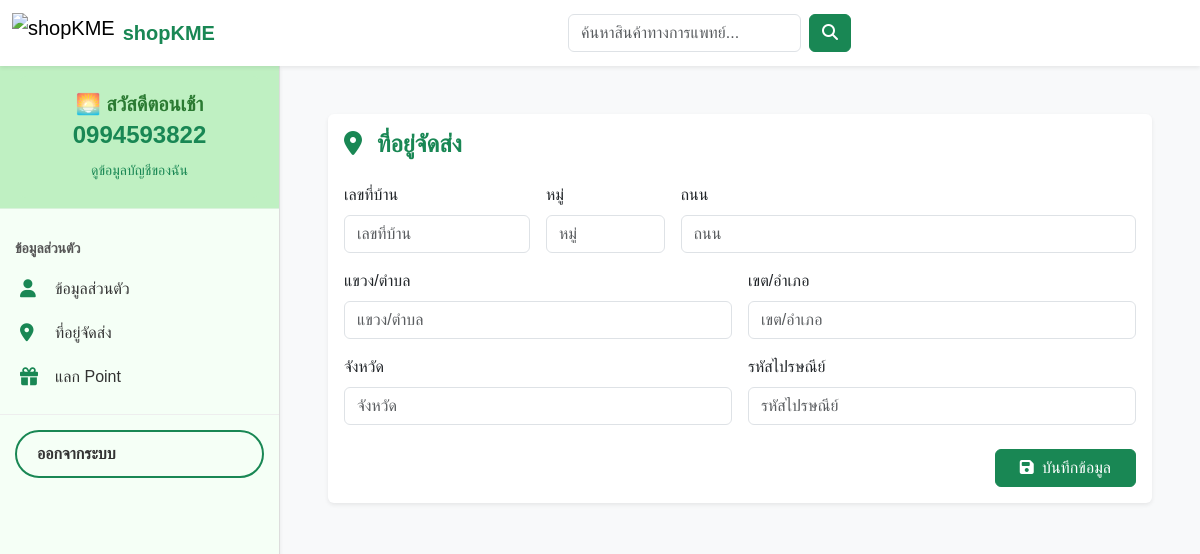
The app's page /account/address/ (signed in), older data.
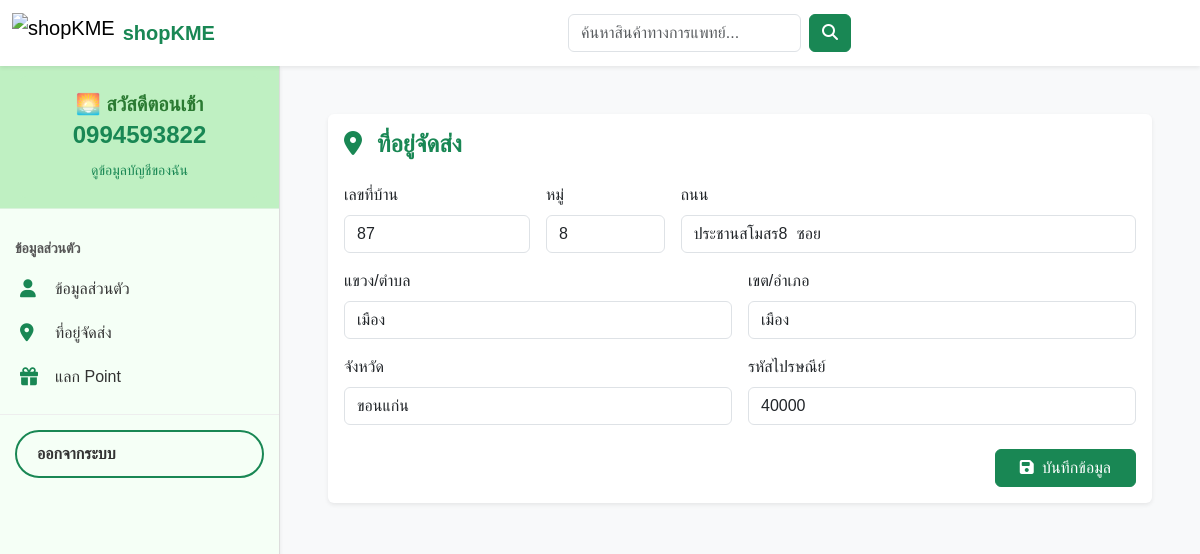
The same page, newer data.
### account/models.py (models this page shows, shortened)
class Profile(models.Model):
    TITLE_CHOICES = [
        ('นาย', 'นาย'),
        ('นาง', 'นาง'),
        ('นางสาว', 'นางสาว'),
        ('อื่นๆ', 'อื่นๆ'),
    ]
    GENDER_CHOICES = [
        ('ชาย', 'ชาย'),
        ('หญิง', 'หญิง'),
        ('อื่นๆ', 'อื่นๆ'),
    ]
    user = models.OneToOneField(User, on_delete=models.CASCADE)
    title = models.CharField(max_length=20, choices=TITLE_CHOICES, blank=True)
    gender = models.CharField(max_length=10, choices=GENDER_CHOICES, blank=True)
    phone = models.IntegerField(blank=True, null=True)
    points = models.PositiveIntegerField(default=0)
    house_no = models.CharField(max_length=50, blank=True)
    moo = models.CharField(max_length=10, blank=True)
    street = models.CharField(max_length=100, blank=True)
    subdistrict = models.CharField(max_length=100, blank=True)  # แขวง/ตำบล
    district = models.CharField(max_length=100, blank=True)     # เขต/อำเภอ
    province = models.CharField(max_length=100, blank=True)
    postal_code = models.CharField(max_length=10, blank=True)

### account/views.py (the view)
# urls.py: path('address/', views.address_view, name='address'),
@login_required
def address_view(request):
    profile, _ = Profile.objects.get_or_create(user=request.user)
    if request.method == "POST":
        form = ProfileAddressForm(request.POST, instance=profile)
        if form.is_valid():
            form.save()
            messages.success(request, "บันทึกที่อยู่เรียบร้อยแล้ว ✅")
            return redirect("account:address")  # ตั้งให้ชี้ชื่อ urlpattern ของหน้านี้
        else:
            messages.error(request, "กรุณาตรวจสอบข้อมูลที่กรอก")
    else:
        form = ProfileAddressForm(instance=profile)
    return render(request, "account/address_form.html", {"form": form, "profile": profile})

### account/forms.py (shortened to what this page needs)
class ProfileAddressForm(forms.ModelForm):
    class Meta:
        model = Profile
        fields = [
            "house_no",
            "moo",
            "street",
            "subdistrict",
            "district",
            "province",
            "postal_code",
        ]
        widgets = {
            "house_no": forms.TextInput(attrs={"class": "form-control", "placeholder": "เลขที่บ้าน"}),
            "moo": forms.TextInput(attrs={"class": "form-control", "placeholder": "หมู่"}),
            "street": forms.TextInput(attrs={"class": "form-control", "placeholder": "ถนน"}),
            "subdistrict": forms.TextInput(attrs={"class": "form-control", "placeholder": "แขวง/ตำบล"}),
            "district": forms.TextInput(attrs={"class": "form-control", "placeholder": "เขต/อำเภอ"}),
            "province": forms.TextInput(attrs={"class": "form-control", "placeholder": "จังหวัด"}),
            "postal_code": forms.TextInput(attrs={
                "class": "form-control",
                "placeholder": "รหัสไปรษณีย์",
                "inputmode": "numeric",
                "pattern": r"^[0-9]{5}$",  # ไทยส่วนใหญ่ 5 หลัก
            }),
        }

### templates/account/address_form.html (shortened to what this page needs)
{% extends 'base/base.html' %}
{% block content %}
<div class="container-fluid p-4 bg-light">
  <div class="card shadow-sm border-0">
    <div class="card-body">
      <h4 class="fw-bold mb-4 text-success">
        <i class="fa fa-map-marker-alt me-2"></i> ที่อยู่จัดส่ง
      </h4>
      <form method="post" novalidate>
        <div class="row g-3">
          <div class="col-md-3">
            <label class="form-label" for="{{ form.house_no.id_for_label }}">เลขที่บ้าน</label>
            {{ form.house_no }} {{ form.house_no.errors }}
          </div>
          <div class="col-md-2">
            <label class="form-label" for="{{ form.moo.id_for_label }}">หมู่</label>
            {{ form.moo }} {{ form.moo.errors }}
          </div>
          <div class="col-md-7">
            <label class="form-label" for="{{ form.street.id_for_label }}">ถนน</label>
            {{ form.street }} {{ form.street.errors }}
          </div>
          <div class="col-md-6">
            <label class="form-label" for="{{ form.subdistrict.id_for_label }}">แขวง/ตำบล</label>
            {{ form.subdistrict }} {{ form.subdistrict.errors }}
          </div>
          <div class="col-md-6">
            <label class="form-label" for="{{ form.district.id_for_label }}">เขต/อำเภอ</label>
            {{ form.district }} {{ form.district.errors }}
          </div>
          <div class="col-md-6">
            <label class="form-label" for="{{ form.province.id_for_label }}">จังหวัด</label>
            {{ form.province }} {{ form.province.errors }}
          </div>
          <div class="col-md-6">
            <label class="form-label" for="{{ form.postal_code.id_for_label }}">รหัสไปรษณีย์</label>
            {{ form.postal_code }} {{ form.postal_code.errors }}
          </div>
        </div>
        <div class="text-end mt-4">
          <button type="submit" class="btn btn-success px-4">
            <i class="fa fa-save me-1"></i> บันทึกข้อมูล
          </button>
        </div>
      </form>
    </div>
  </div>
</div>
{% endblock %}

Row changes from the older to the newer data that the page shows:
changed Profile: house_no (not shown) → "87"; moo (not shown) → "8"; street (not shown) → "ประชานสโมสร8 ซอย"; subdistrict (not shown) → "เมือง"; district (not shown) → "เมือง"; province (not shown) → "ขอนแก่น"; postal_code (not shown) → "40000"
